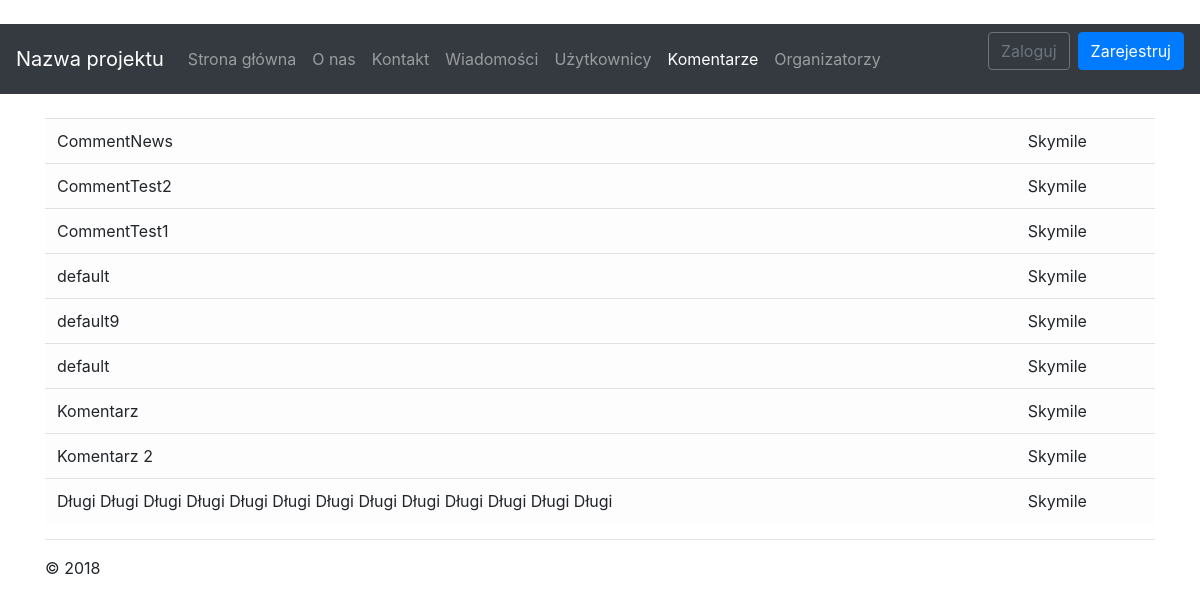
The page /comments on the database as committed earlier.
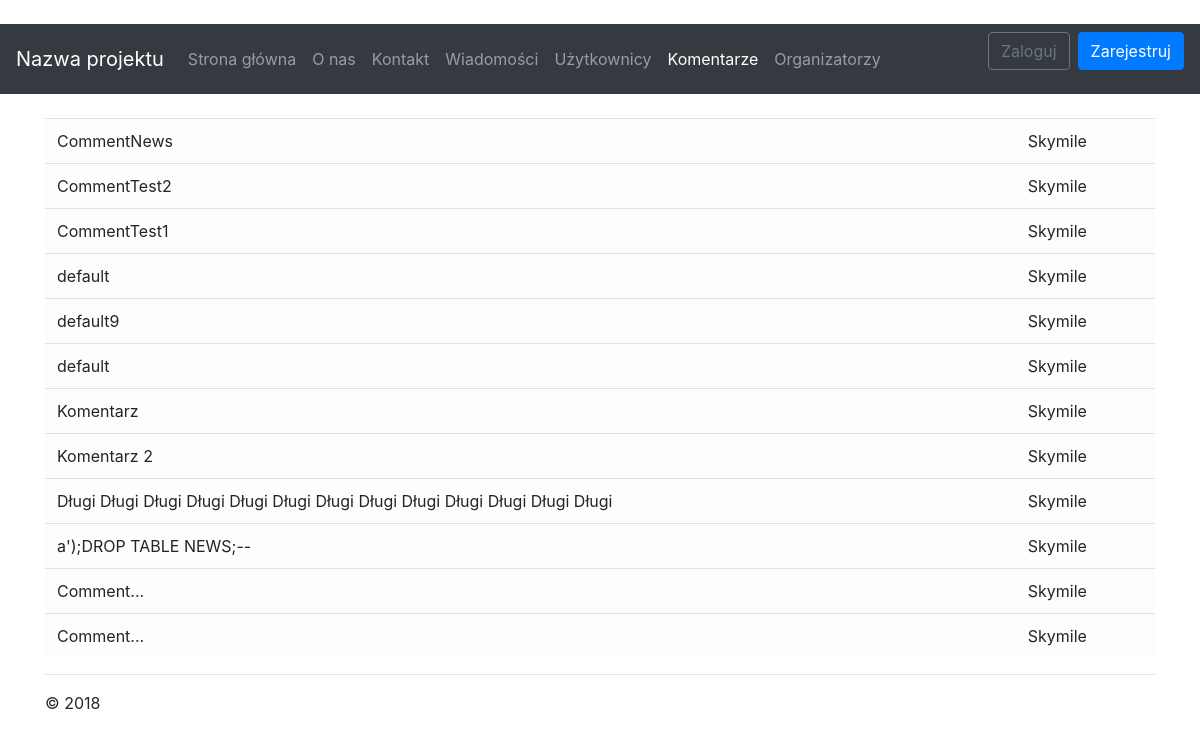
The same page on the database as committed later.
### app/models.py (models this page shows, shortened)
class Comment(models.Model):
	id_user = models.ForeignKey(User, on_delete=models.PROTECT)
	comment = models.CharField(max_length=128)

### app/views/other.py (the view)
# urls.py: path('comments'        , app.views.other.comments   , name='comments'),
def comments(request):
	return render(request, 'app/comments.html',
	{
		'title': _('Komentarze'),
		'year':datetime.now().year,
		'collection': Comment.objects.all()
	})

### app/templates/app/comments.html
{% extends "app/shared/layout.html" %}
{% block content %}
<br/>
<div class="table-responsive-sm">
	<table class="table table-light">
	<tbody>
		{% for comment in collection %}
		<tr>
			<td scope="col"> {{ comment.comment }} </td>
			<td scope="col"> {{ comment.id_user }} </td>
		</tr>
		{% endfor %}
	</tbody>
	</table>
</div>
{% endblock %}

Rows that differ between the two databases and show on the page:
added Comment: comment "a');DROP TABLE NEWS;--", id_user "Skymile"
added Comment: comment "Comment...", id_user "Skymile"
added Comment: comment "Comment...", id_user "Skymile"
